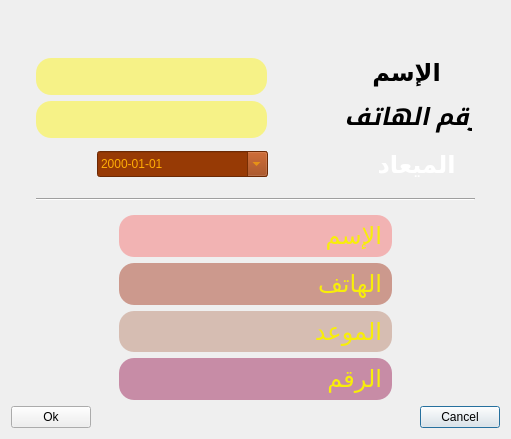
<?xml version="1.0" encoding="UTF-8"?>
<ui version="4.0">
 <class>BookCommingAppointment</class>
 <widget class="QDialog" name="BookCommingAppointment">
  <property name="geometry">
   <rect>
    <x>0</x>
    <y>0</y>
    <width>511</width>
    <height>439</height>
   </rect>
  </property>
  <property name="windowTitle">
   <string>Dialog</string>
  </property>
  <property name="layoutDirection">
   <enum>Qt::RightToLeft</enum>
  </property>
  <layout class="QVBoxLayout" name="verticalLayout_4">
   <item>
    <spacer name="verticalSpacer">
     <property name="orientation">
      <enum>Qt::Vertical</enum>
     </property>
     <property name="sizeType">
      <enum>QSizePolicy::Fixed</enum>
     </property>
     <property name="sizeHint" stdset="0">
      <size>
       <width>20</width>
       <height>47</height>
      </size>
     </property>
    </spacer>
   </item>
   <item>
    <layout class="QHBoxLayout" name="horizontalLayout">
     <item>
      <spacer name="horizontalSpacer_10">
       <property name="orientation">
        <enum>Qt::Horizontal</enum>
       </property>
       <property name="sizeType">
        <enum>QSizePolicy::Fixed</enum>
       </property>
       <property name="sizeHint" stdset="0">
        <size>
         <width>28</width>
         <height>18</height>
        </size>
       </property>
      </spacer>
     </item>
     <item>
      <layout class="QVBoxLayout" name="verticalLayout">
       <item>
        <widget class="QLabel" name="label">
         <property name="sizePolicy">
          <sizepolicy hsizetype="Expanding" vsizetype="Preferred">
           <horstretch>0</horstretch>
           <verstretch>0</verstretch>
          </sizepolicy>
         </property>
         <property name="minimumSize">
          <size>
           <width>105</width>
           <height>30</height>
          </size>
         </property>
         <property name="styleSheet">
          <string notr="true">font: 57 oblique 17pt &quot;Tlwg Typo&quot;;</string>
         </property>
         <property name="text">
          <string>&lt;html&gt;&lt;head/&gt;&lt;body&gt;&lt;p align=&quot;center&quot;&gt;&lt;span style=&quot; font-size:18pt; font-weight:600; color:#000000;&quot;&gt;الإسم&lt;/span&gt;&lt;/p&gt;&lt;/body&gt;&lt;/html&gt;</string>
         </property>
        </widget>
       </item>
       <item>
        <widget class="QLabel" name="label_2">
         <property name="sizePolicy">
          <sizepolicy hsizetype="Expanding" vsizetype="Preferred">
           <horstretch>0</horstretch>
           <verstretch>0</verstretch>
          </sizepolicy>
         </property>
         <property name="minimumSize">
          <size>
           <width>105</width>
           <height>32</height>
          </size>
         </property>
         <property name="text">
          <string>&lt;html&gt;&lt;head/&gt;&lt;body&gt;&lt;p align=&quot;center&quot;&gt;&lt;span style=&quot; font-size:18pt; font-weight:600; font-style:italic; color:#000000;&quot;&gt;رقم الهاتف&lt;/span&gt;&lt;/p&gt;&lt;/body&gt;&lt;/html&gt;</string>
         </property>
        </widget>
       </item>
      </layout>
     </item>
     <item>
      <spacer name="horizontalSpacer">
       <property name="orientation">
        <enum>Qt::Horizontal</enum>
       </property>
       <property name="sizeType">
        <enum>QSizePolicy::Fixed</enum>
       </property>
       <property name="sizeHint" stdset="0">
        <size>
         <width>68</width>
         <height>20</height>
        </size>
       </property>
      </spacer>
     </item>
     <item>
      <layout class="QVBoxLayout" name="verticalLayout_3">
       <item>
        <widget class="QLineEdit" name="book_patient_name_line_edit">
         <property name="sizePolicy">
          <sizepolicy hsizetype="Expanding" vsizetype="Fixed">
           <horstretch>0</horstretch>
           <verstretch>0</verstretch>
          </sizepolicy>
         </property>
         <property name="minimumSize">
          <size>
           <width>231</width>
           <height>37</height>
          </size>
         </property>
         <property name="font">
          <font>
           <family>Waree</family>
           <pointsize>15</pointsize>
           <weight>50</weight>
           <italic>false</italic>
           <bold>false</bold>
          </font>
         </property>
         <property name="autoFillBackground">
          <bool>false</bool>
         </property>
         <property name="styleSheet">
          <string notr="true">color: rgb(0, 0, 0);
background-color: rgba(255, 245, 3, 112);
border-radius: 15px;
font: 15pt &quot;Waree&quot;;</string>
         </property>
         <property name="locale">
          <locale language="Arabic" country="Egypt"/>
         </property>
         <property name="inputMask">
          <string/>
         </property>
         <property name="alignment">
          <set>Qt::AlignCenter</set>
         </property>
        </widget>
       </item>
       <item>
        <widget class="QLineEdit" name="book_patient_phone_number_line_edit">
         <property name="sizePolicy">
          <sizepolicy hsizetype="Expanding" vsizetype="Fixed">
           <horstretch>0</horstretch>
           <verstretch>0</verstretch>
          </sizepolicy>
         </property>
         <property name="minimumSize">
          <size>
           <width>231</width>
           <height>37</height>
          </size>
         </property>
         <property name="font">
          <font>
           <family>URW Chancery L</family>
           <pointsize>20</pointsize>
           <weight>7</weight>
           <italic>true</italic>
           <bold>false</bold>
          </font>
         </property>
         <property name="styleSheet">
          <string notr="true">color: rgb(0, 0, 0);
font: 57 italic 20pt &quot;URW Chancery L&quot;;
background-color: rgba(255, 245, 3, 112);
border-radius: 15px;</string>
         </property>
         <property name="inputMask">
          <string/>
         </property>
         <property name="maxLength">
          <number>12</number>
         </property>
         <property name="alignment">
          <set>Qt::AlignCenter</set>
         </property>
        </widget>
       </item>
      </layout>
     </item>
     <item>
      <spacer name="horizontalSpacer_9">
       <property name="orientation">
        <enum>Qt::Horizontal</enum>
       </property>
       <property name="sizeType">
        <enum>QSizePolicy::Fixed</enum>
       </property>
       <property name="sizeHint" stdset="0">
        <size>
         <width>25</width>
         <height>18</height>
        </size>
       </property>
      </spacer>
     </item>
    </layout>
   </item>
   <item>
    <layout class="QHBoxLayout" name="horizontalLayout_3">
     <item>
      <spacer name="horizontalSpacer_8">
       <property name="orientation">
        <enum>Qt::Horizontal</enum>
       </property>
       <property name="sizeType">
        <enum>QSizePolicy::Fixed</enum>
       </property>
       <property name="sizeHint" stdset="0">
        <size>
         <width>28</width>
         <height>20</height>
        </size>
       </property>
      </spacer>
     </item>
     <item>
      <widget class="QLabel" name="label_5">
       <property name="sizePolicy">
        <sizepolicy hsizetype="Fixed" vsizetype="Preferred">
         <horstretch>0</horstretch>
         <verstretch>0</verstretch>
        </sizepolicy>
       </property>
       <property name="minimumSize">
        <size>
         <width>111</width>
         <height>34</height>
        </size>
       </property>
       <property name="styleSheet">
        <string notr="true">font: 57 oblique 17pt &quot;Tlwg Typo&quot;;</string>
       </property>
       <property name="text">
        <string>&lt;html&gt;&lt;head/&gt;&lt;body&gt;&lt;p align=&quot;center&quot;&gt;&lt;span style=&quot; font-size:18pt; font-weight:600; color:#ffffff;&quot;&gt;الميعاد&lt;/span&gt;&lt;/p&gt;&lt;/body&gt;&lt;/html&gt;</string>
       </property>
      </widget>
     </item>
     <item>
      <spacer name="horizontalSpacer_2">
       <property name="orientation">
        <enum>Qt::Horizontal</enum>
       </property>
       <property name="sizeType">
        <enum>QSizePolicy::Expanding</enum>
       </property>
       <property name="sizeHint" stdset="0">
        <size>
         <width>69</width>
         <height>20</height>
        </size>
       </property>
      </spacer>
     </item>
     <item>
      <widget class="QDateEdit" name="pick_date">
       <property name="sizePolicy">
        <sizepolicy hsizetype="Fixed" vsizetype="Fixed">
         <horstretch>0</horstretch>
         <verstretch>0</verstretch>
        </sizepolicy>
       </property>
       <property name="minimumSize">
        <size>
         <width>171</width>
         <height>26</height>
        </size>
       </property>
       <property name="layoutDirection">
        <enum>Qt::LeftToRight</enum>
       </property>
       <property name="autoFillBackground">
        <bool>false</bool>
       </property>
       <property name="styleSheet">
        <string notr="true">background-image: url(:/images/hours_combo_back.jpg);
background-color: rgb(151, 58, 5);

font: 13pt &quot;Ubuntu&quot;;
border-width:4px;
color: rgb(255, 172, 5);


selection-color: rgb(231, 144, 10);
selection-background-color: rgba(252, 108, 1, 48);</string>
       </property>
       <property name="locale">
        <locale language="English" country="UnitedStates"/>
       </property>
       <property name="displayFormat">
        <string>yyyy-MM-dd</string>
       </property>
       <property name="calendarPopup">
        <bool>true</bool>
       </property>
      </widget>
     </item>
     <item>
      <spacer name="horizontalSpacer_4">
       <property name="orientation">
        <enum>Qt::Horizontal</enum>
       </property>
       <property name="sizeType">
        <enum>QSizePolicy::Expanding</enum>
       </property>
       <property name="sizeHint" stdset="0">
        <size>
         <width>69</width>
         <height>41</height>
        </size>
       </property>
      </spacer>
     </item>
    </layout>
   </item>
   <item>
    <layout class="QHBoxLayout" name="horizontalLayout_2">
     <item>
      <spacer name="horizontalSpacer_12">
       <property name="orientation">
        <enum>Qt::Horizontal</enum>
       </property>
       <property name="sizeType">
        <enum>QSizePolicy::Fixed</enum>
       </property>
       <property name="sizeHint" stdset="0">
        <size>
         <width>25</width>
         <height>18</height>
        </size>
       </property>
      </spacer>
     </item>
     <item>
      <widget class="Line" name="line">
       <property name="minimumSize">
        <size>
         <width>424</width>
         <height>5</height>
        </size>
       </property>
       <property name="styleSheet">
        <string notr="true">background-image: url(:/images/wooden_back1.jpg);</string>
       </property>
       <property name="orientation">
        <enum>Qt::Horizontal</enum>
       </property>
      </widget>
     </item>
     <item>
      <spacer name="horizontalSpacer_11">
       <property name="orientation">
        <enum>Qt::Horizontal</enum>
       </property>
       <property name="sizeType">
        <enum>QSizePolicy::Fixed</enum>
       </property>
       <property name="sizeHint" stdset="0">
        <size>
         <width>25</width>
         <height>18</height>
        </size>
       </property>
      </spacer>
     </item>
    </layout>
   </item>
   <item>
    <layout class="QHBoxLayout" name="horizontalLayout_6">
     <item>
      <spacer name="horizontalSpacer_6">
       <property name="orientation">
        <enum>Qt::Horizontal</enum>
       </property>
       <property name="sizeType">
        <enum>QSizePolicy::Fixed</enum>
       </property>
       <property name="sizeHint" stdset="0">
        <size>
         <width>108</width>
         <height>20</height>
        </size>
       </property>
      </spacer>
     </item>
     <item>
      <layout class="QVBoxLayout" name="verticalLayout_2">
       <item>
        <widget class="QLabel" name="label_3">
         <property name="styleSheet">
          <string notr="true">background-color: rgba(251, 0, 0, 64);
color: rgb(248, 238, 9);
border-radius: 15px;
font: 57 italic 20pt &quot;URW Chancery L&quot;;
padding: 0px 10px 0px 10px;</string>
         </property>
         <property name="text">
          <string>


&lt;html&gt;&lt;head/&gt;&lt;body&gt;&lt;p align=&quot;right&quot;&gt;&lt;span style=&quot; font-size:18pt;&quot;&gt;الإسم&lt;/span&gt;&lt;/p&gt;&lt;/body&gt;&lt;/html&gt;</string>
         </property>
        </widget>
       </item>
       <item>
        <widget class="QLabel" name="label_7">
         <property name="styleSheet">
          <string notr="true">border-radius: 15px;
background-color: rgba(159, 44, 15, 112);
padding: 0px 10px 0px 10px;
color: rgb(248, 238, 9);
font: 57 italic 20pt &quot;URW Chancery L&quot;;</string>
         </property>
         <property name="text">
          <string>&lt;html&gt;&lt;head/&gt;&lt;body&gt;&lt;p align=&quot;right&quot;&gt;&lt;span style=&quot; font-size:18pt;&quot;&gt;الهاتف&lt;/span&gt;&lt;/p&gt;&lt;/body&gt;&lt;/html&gt;</string>
         </property>
        </widget>
       </item>
       <item>
        <widget class="QLabel" name="booked_date_label">
         <property name="styleSheet">
          <string notr="true">background-color: rgba(144, 46, 5, 66);
font: 57 italic 20pt &quot;URW Chancery L&quot;;
color: rgb(248, 238, 9);
border-radius: 15px;
padding: 0px 10px 0px 10px;</string>
         </property>
         <property name="text">
          <string>&lt;html&gt;&lt;head/&gt;&lt;body&gt;&lt;p align=&quot;right&quot;&gt;&lt;span style=&quot; font-size:18pt;&quot;&gt;الموعد&lt;/span&gt;&lt;/p&gt;&lt;/body&gt;&lt;/html&gt;</string>
         </property>
        </widget>
       </item>
       <item>
        <widget class="QLabel" name="booked_patient_number_label">
         <property name="styleSheet">
          <string notr="true">background-color: rgba(148, 11, 72, 111);
font: 57 italic 20pt &quot;URW Chancery L&quot;;
color: rgb(248, 238, 9);
border-radius: 15px;
padding: 0px 10px 0px 10px;</string>
         </property>
         <property name="text">
          <string>&lt;html&gt;&lt;head/&gt;&lt;body&gt;&lt;p align=&quot;right&quot;&gt;&lt;span style=&quot; font-size:18pt;&quot;&gt;الرقم&lt;/span&gt;&lt;/p&gt;&lt;/body&gt;&lt;/html&gt;</string>
         </property>
        </widget>
       </item>
      </layout>
     </item>
     <item>
      <spacer name="horizontalSpacer_7">
       <property name="orientation">
        <enum>Qt::Horizontal</enum>
       </property>
       <property name="sizeType">
        <enum>QSizePolicy::Fixed</enum>
       </property>
       <property name="sizeHint" stdset="0">
        <size>
         <width>108</width>
         <height>20</height>
        </size>
       </property>
      </spacer>
     </item>
    </layout>
   </item>
   <item>
    <layout class="QHBoxLayout" name="horizontalLayout_5">
     <item>
      <widget class="QPushButton" name="cancel_add_new_patient_button">
       <property name="text">
        <string>Cancel</string>
       </property>
      </widget>
     </item>
     <item>
      <spacer name="horizontalSpacer_5">
       <property name="orientation">
        <enum>Qt::Horizontal</enum>
       </property>
       <property name="sizeHint" stdset="0">
        <size>
         <width>228</width>
         <height>20</height>
        </size>
       </property>
      </spacer>
     </item>
     <item>
      <widget class="QPushButton" name="add_new_booked_patient_button">
       <property name="text">
        <string>Ok</string>
       </property>
      </widget>
     </item>
    </layout>
   </item>
  </layout>
 </widget>
 <resources/>
 <connections>
  <connection>
   <sender>book_patient_name_line_edit</sender>
   <signal>textChanged(QString)</signal>
   <receiver>label_3</receiver>
   <slot>setText(QString)</slot>
   <hints>
    <hint type="sourcelabel">
     <x>54</x>
     <y>79</y>
    </hint>
    <hint type="destinationlabel">
     <x>145</x>
     <y>224</y>
    </hint>
   </hints>
  </connection>
  <connection>
   <sender>book_patient_phone_number_line_edit</sender>
   <signal>textChanged(QString)</signal>
   <receiver>label_7</receiver>
   <slot>setText(QString)</slot>
   <hints>
    <hint type="sourcelabel">
     <x>48</x>
     <y>111</y>
    </hint>
    <hint type="destinationlabel">
     <x>142</x>
     <y>269</y>
    </hint>
   </hints>
  </connection>
 </connections>
</ui>
